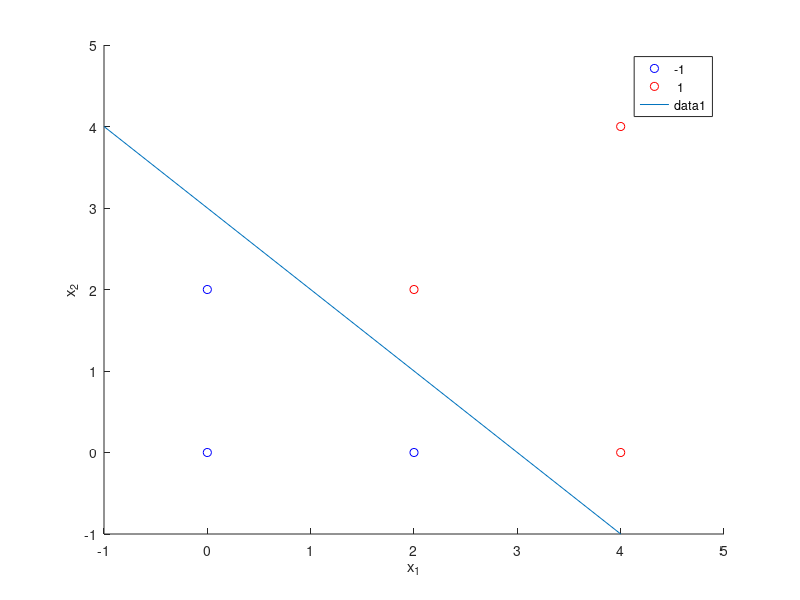

Source code (MATLAB):
points = [2,2;4,4;4,0;0,0;2,0;0,2];
labels = [1,1,1,-1,-1,-1];
linepoints = [-1,4;4,-1];

figure
gscatter(points(:,1),points(:,2),labels,'br')
hold on
xlabel('x_1')
ylabel('x_2')
plot(linepoints(:,1),linepoints(:,2))
axis([-1 5 -1 5])
 
 



